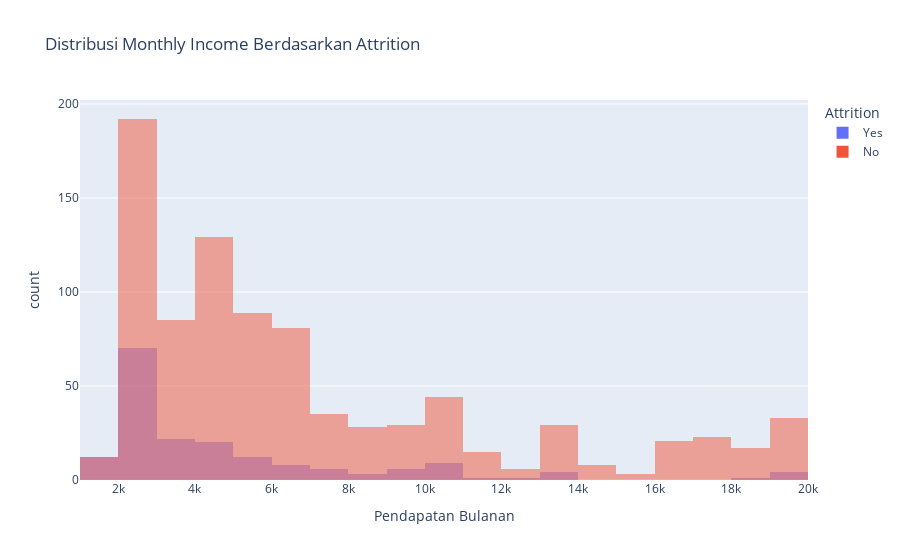

The cell this chart's notebook holds for it:
### Code cell
# Distribusi MonthlyIncome Berdasarkan Attrition
fig = px.histogram(
    data,
    x='MonthlyIncome',
    color='Attrition',
    barmode='overlay',
    title="Distribusi Monthly Income Berdasarkan Attrition",
    labels={'MonthlyIncome': 'Pendapatan Bulanan', 'Attrition': 'Attrition'}
)
fig.show()

### Figure 1 — Plotly figure (JSON) as saved in the notebook; plotly's stock layout.template omitted (floating-point values rounded to 4 significant figures; data arrays with more than 128 entries replaced by an {"elided": "..."} marker saying what was removed)
{"data": [{"alignmentgroup": "True", "bingroup": "x", "hovertemplate": "Attrition=Yes<br>Pendapatan Bulanan=%{x}<br>count=%{y}<extra></extra>", "legendgroup": "Yes", "marker": {"color": "#636efa", "opacity": 0.5, "pattern": {"shape": ""}}, "name": "Yes", "offsetgroup": "Yes", "orientation": "v", "showlegend": true, "type": "histogram", "x": {"elided": "179 int values"}, "xaxis": "x", "yaxis": "y"}, {"alignmentgroup": "True", "bingroup": "x", "hovertemplate": "Attrition=No<br>Pendapatan Bulanan=%{x}<br>count=%{y}<extra></extra>", "legendgroup": "No", "marker": {"color": "#EF553B", "opacity": 0.5, "pattern": {"shape": ""}}, "name": "No", "offsetgroup": "No", "orientation": "v", "showlegend": true, "type": "histogram", "x": {"elided": "879 int values"}, "xaxis": "x", "yaxis": "y"}], "layout": {"barmode": "overlay", "legend": {"title": {"text": "Attrition"}, "tracegroupgap": 0}, "title": {"text": "Distribusi Monthly Income Berdasarkan Attrition"}, "xaxis": {"anchor": "y", "domain": [0, 1], "title": {"text": "Pendapatan Bulanan"}}, "yaxis": {"anchor": "x", "domain": [0, 1], "title": {"text": "count"}}}}
